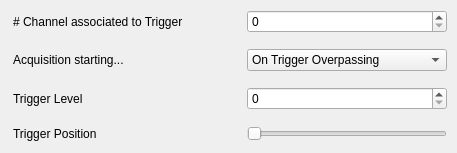
<?xml version="1.0" encoding="UTF-8"?>
<ui version="4.0">
 <class>TriggerEnable</class>
 <widget class="QWidget" name="TriggerEnable">
  <property name="geometry">
   <rect>
    <x>0</x>
    <y>0</y>
    <width>457</width>
    <height>153</height>
   </rect>
  </property>
  <property name="windowTitle">
   <string>Form</string>
  </property>
  <widget class="QWidget" name="gridLayoutWidget">
   <property name="geometry">
    <rect>
     <x>0</x>
     <y>0</y>
     <width>461</width>
     <height>153</height>
    </rect>
   </property>
   <layout class="QGridLayout" name="gridLayout">
    <item row="0" column="0">
     <widget class="QLabel" name="label">
      <property name="maximumSize">
       <size>
        <width>215</width>
        <height>16777215</height>
       </size>
      </property>
      <property name="text">
       <string># Channel associated to Trigger</string>
      </property>
     </widget>
    </item>
    <item row="2" column="1">
     <widget class="QSpinBox" name="sbTriggerLevel">
      <property name="maximumSize">
       <size>
        <width>200</width>
        <height>16777215</height>
       </size>
      </property>
      <property name="toolTip">
       <string/>
      </property>
      <property name="maximum">
       <number>9999</number>
      </property>
     </widget>
    </item>
    <item row="0" column="1">
     <widget class="QSpinBox" name="sbTriggerChannel">
      <property name="maximumSize">
       <size>
        <width>200</width>
        <height>16777215</height>
       </size>
      </property>
      <property name="toolTip">
       <string>Chose the # of the channel triggered</string>
      </property>
      <property name="maximum">
       <number>30</number>
      </property>
     </widget>
    </item>
    <item row="3" column="1">
     <widget class="QSlider" name="horizontalSlider">
      <property name="maximumSize">
       <size>
        <width>200</width>
        <height>16777215</height>
       </size>
      </property>
      <property name="toolTip">
       <string>Choose the position on the plot of trigger releasing event</string>
      </property>
      <property name="maximum">
       <number>100</number>
      </property>
      <property name="orientation">
       <enum>Qt::Horizontal</enum>
      </property>
     </widget>
    </item>
    <item row="1" column="1">
     <widget class="QComboBox" name="cbTriggerType">
      <property name="maximumSize">
       <size>
        <width>200</width>
        <height>16777215</height>
       </size>
      </property>
      <item>
       <property name="text">
        <string>On Trigger Overpassing</string>
       </property>
      </item>
      <item>
       <property name="text">
        <string>On Trigger Underpassing</string>
       </property>
      </item>
     </widget>
    </item>
    <item row="3" column="0">
     <widget class="QLabel" name="label_4">
      <property name="maximumSize">
       <size>
        <width>215</width>
        <height>16777215</height>
       </size>
      </property>
      <property name="text">
       <string>Trigger Position</string>
      </property>
     </widget>
    </item>
    <item row="1" column="0">
     <widget class="QLabel" name="label_2">
      <property name="maximumSize">
       <size>
        <width>215</width>
        <height>16777215</height>
       </size>
      </property>
      <property name="text">
       <string>Acquisition starting...</string>
      </property>
     </widget>
    </item>
    <item row="2" column="0">
     <widget class="QLabel" name="label_3">
      <property name="maximumSize">
       <size>
        <width>215</width>
        <height>200</height>
       </size>
      </property>
      <property name="text">
       <string>Trigger Level</string>
      </property>
     </widget>
    </item>
   </layout>
  </widget>
 </widget>
 <resources/>
 <connections/>
</ui>
